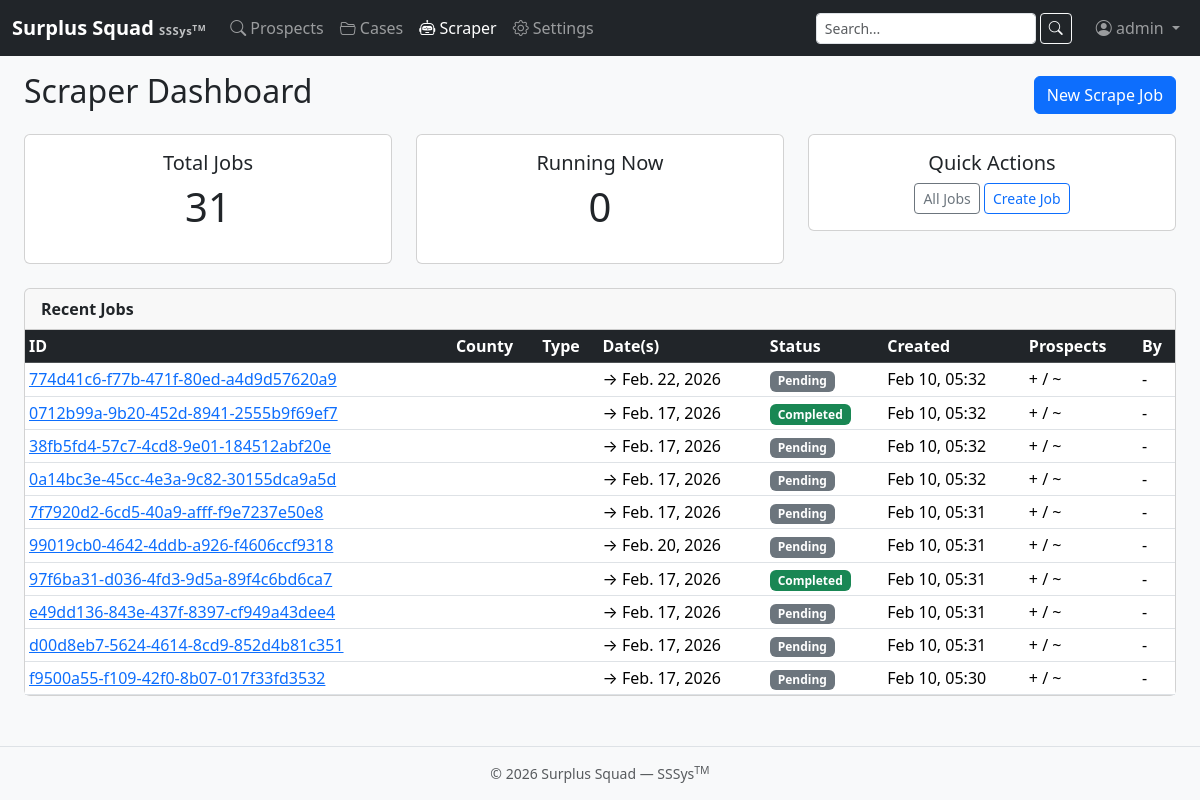
Page /scraper/ (signed in) on the committed database.
### apps/scraper/models.py (models this page shows, shortened)
class ScrapingJob(models.Model):
    STATUS_CHOICES = [
        ('pending', 'Pending'),
        ('running', 'Running'),
        ('completed', 'Completed'),
        ('failed', 'Failed'),
    ]
    id = models.UUIDField(primary_key=True, default=uuid.uuid4, editable=False)
    name = models.CharField(max_length=255, help_text="Descriptive name for the job")
    group_name = models.CharField(
        max_length=255,
        blank=True,
        default='',
        help_text="Optional label used to group related jobs",
    )
    state = models.CharField(max_length=10, default='FL', help_text="State code (e.g., 'FL')")
    county = models.CharField(max_length=150, help_text="County name")
    status = models.CharField(max_length=32, choices=STATUS_CHOICES, default='pending')
    created_by = models.ForeignKey(User, on_delete=models.SET_NULL, null=True, blank=True, related_name='scraping_jobs')
    start_date = models.DateField()
    end_date = models.DateField()
    rows_processed = models.IntegerField(default=0)
    rows_success = models.IntegerField(default=0)
    rows_failed = models.IntegerField(default=0)
    custom_params = models.JSONField(default=dict, blank=True, help_text="Custom parameters as JSON")
    is_active = models.BooleanField(default=True, help_text="Soft delete flag")
    task_id = models.CharField(max_length=255, blank=True, help_text="Thread ID or execution identifier")
    created_at = models.DateTimeField(auto_now_add=True)
    updated_at = models.DateTimeField(auto_now=True)
    class Meta:
        ordering = ['-created_at']
        verbose_name_plural = "Scraping Jobs"

### apps/scraper/views.py (the view)
# urls.py: path("", views.DashboardView.as_view(), name="dashboard_v2"),
class DashboardView(AdminRequiredMixin, TemplateView):
    template_name = "scraper/dashboard.html"
    def get_context_data(self, **kwargs):
        ctx = super().get_context_data(**kwargs)
        total_jobs = ScrapingJob.objects.filter(is_active=True).count()
        pending_jobs = ScrapingJob.objects.filter(status='pending', is_active=True).count()
        running_jobs = ScrapingJob.objects.filter(status='running', is_active=True).count()
        completed_jobs = ScrapingJob.objects.filter(status='completed', is_active=True).count()
        failed_jobs = ScrapingJob.objects.filter(status='failed', is_active=True).count()
        recent_jobs = ScrapingJob.objects.filter(is_active=True).order_by('-created_at')[:10]
        recent_errors = JobError.objects.select_related('job').order_by('-created_at')[:10]
        jobs_by_state = ScrapingJob.objects.filter(is_active=True).values('state').annotate(
            count=Count('id'),
            failed=Count('id', filter=Q(status='failed')),
            success=Count('id', filter=Q(status='completed'))
        )
        ctx.update({
            'total_jobs': total_jobs,
            'pending_jobs': pending_jobs,
            'running_jobs': running_jobs,
            'completed_jobs': completed_jobs,
            'failed_jobs': failed_jobs,
            'recent_jobs': recent_jobs,
            'recent_errors': recent_errors,
            'jobs_by_state': jobs_by_state,
        })
        return ctx

### apps/accounts/mixins.py (called while the page is built)
    def test_func(self):
        user = self.request.user
        return hasattr(user, 'profile') and user.profile.is_admin

### apps/accounts/models.py (called while the page is built)
    @property
    def can_view_prospects(self):
        return self.role in {self.ROLE_PROSPECTS_ONLY, self.ROLE_BOTH, self.ROLE_ADMIN}

    @property
    def can_view_cases(self):
        return self.role in {self.ROLE_CASES_ONLY, self.ROLE_BOTH, self.ROLE_ADMIN}

    @property
    def is_admin(self):
        return self.role == self.ROLE_ADMIN or self.user.is_superuser

### templates/scraper/dashboard.html (shortened to what this page needs)
{% extends "base.html" %}
{% block content %}
<div class="d-flex justify-content-between align-items-center mb-3">
  <h2>Scraper Dashboard</h2>
  <a href="{% url 'scraper:job_create' %}" class="btn btn-primary">New Scrape Job</a>
</div>
<div class="row mb-4">
  <div class="col-md-4">
    <div class="card text-center">
      <div class="card-body">
        <h5 class="card-title">Total Jobs</h5>
        <p class="display-6">{{ total_jobs }}</p>
      </div>
    </div>
  </div>
  <div class="col-md-4">
    <div class="card text-center">
      <div class="card-body">
        <h5 class="card-title">Running Now</h5>
        <p class="display-6 {% if running_jobs > 0 %}text-warning{% endif %}">{{ running_jobs }}</p>
      </div>
    </div>
  </div>
  <div class="col-md-4">
    <div class="card text-center">
      <div class="card-body">
        <h5 class="card-title">Quick Actions</h5>
        <a href="{% url 'scraper:job_list' %}" class="btn btn-outline-secondary btn-sm">All Jobs</a>
        <a href="{% url 'scraper:job_create' %}" class="btn btn-outline-primary btn-sm">Create Job</a>
      </div>
    </div>
  </div>
</div>
<div class="card">
  <div class="card-header"><strong>Recent Jobs</strong></div>
  <div class="table-responsive">
    <table class="table table-hover table-sm mb-0">
      <thead class="table-dark">
        <tr>
          <th>ID</th>
          <th>County</th>
          <th>Type</th>
          <th>Date(s)</th>
          <th>Status</th>
          <th>Created</th>
          <th>Prospects</th>
          <th>By</th>
        </tr>
      </thead>
      <tbody>
        {% for job in recent_jobs %}
        <tr>
          <td><a href="{% url 'scraper:job_detail' job.pk %}">{{ job.pk }}</a></td>
          <td>{{ job.county.name }}</td>
          <td></td>
          <td>
            {{ job.target_date }}{% if job.end_date %} &rarr; {{ job.end_date }}{% endif %}
          </td>
          <td>
            {% if job.status == "completed" %}<span class="badge bg-success">Completed</span>
            {% elif job.status == "running" %}<span class="badge bg-warning text-dark">Running</span>
            {% elif job.status == "failed" %}<span class="badge bg-danger">Failed</span>
            {% else %}<span class="badge bg-secondary">Pending</span>{% endif %}
          </td>
          <td>{{ job.created_at|date:"M d, H:i" }}</td>
          <td>+{{ job.prospects_created }} / ~{{ job.prospects_updated }}</td>
          <td>{{ job.triggered_by.username|default:"-" }}</td>
        </tr>
        {% empty %}
        <tr><td colspan="8" class="text-center text-muted">No scrape jobs yet.</td></tr>
        {% endfor %}
      </tbody>
    </table>
  </div>
</div>
{% endblock %}

### templates/includes/navbar.html (shortened to what this page needs)
<nav class="navbar navbar-expand-lg navbar-dark bg-dark">
  <div class="container-fluid">
    <a class="navbar-brand d-flex flex-column lh-1" href="{% url 'dashboard:home' %}">
      <span class="fw-bold">Surplus Squad
      <small class="text-light opacity-75" style="font-size:.7rem;">SSSys<sup>TM</sup></small>
    </span>
    </a>
    <div class="collapse navbar-collapse" id="mainNav">
      {% if user.is_authenticated %}
      <ul class="navbar-nav me-auto">
        {% if user.profile.can_view_prospects or user.is_superuser %}
        <li class="nav-item">
          <a class="nav-link {% if request.resolver_match.app_name == 'prospects' %}active{% endif %}"
             href="{% url 'prospects:type_select' %}">
            <i class="bi bi-search"></i> Prospects
          </a>
        </li>
        {% endif %}
        {% if user.profile.can_view_cases or user.is_superuser %}
        <li class="nav-item">
          <a class="nav-link {% if request.resolver_match.app_name == 'cases' %}active{% endif %}"
             href="{% url 'cases:list' %}">
            <i class="bi bi-folder2-open"></i> Cases
          </a>
        </li>
        {% endif %}
        {% if user.profile.is_admin or user.is_superuser %}
        <li class="nav-item">
          <a class="nav-link {% if request.resolver_match.app_name == 'scraper' %}active{% endif %}"
             href="{% url 'scraper:dashboard' %}">
            <i class="bi bi-robot"></i> Scraper
          </a>
        </li>
        <li class="nav-item">
          <a class="nav-link {% if request.resolver_match.app_name == 'settings_app' %}active{% endif %}"
             href="{% url 'settings_app:home' %}">
            <i class="bi bi-gear"></i> Settings
          </a>
        </li>
        {% endif %}
      </ul>
      <form class="d-flex me-3" method="get" action="{% url 'search' %}">
        <input class="form-control form-control-sm me-1" type="search" name="q" placeholder="Search..." aria-label="Search" value="{{ request.GET.q|default:'' }}">
        <button class="btn btn-sm btn-outline-light" type="submit"><i class="bi bi-search"></i></button>
      </form>
      <ul class="navbar-nav">
        <li class="nav-item dropdown">
          <a class="nav-link dropdown-toggle" href="#" id="userMenu"
             role="button" data-bs-toggle="dropdown" aria-expanded="false">
            <i class="bi bi-person-circle"></i> {{ user.get_full_name|default:user.username }}
          </a>
        </li>
      </ul>
      {% endif %}
    </div>
  </div>
</nav>

### static/css/style.css (style rules this page uses)
body { min-height: 100vh; display: flex; flex-direction: column; background-color: #f8f9fa; }
.navbar-brand small { letter-spacing: .05em; }
.card { transition: box-shadow .15s ease-in-out; }
.table th { white-space: nowrap; }

### rows in the picture
ScrapingJob: pk "774d41c6-f77b-471f-80ed-a4d9d57620a9", end_date "Feb. 22, 2026", status "Pending", created_at "Feb 10, 05:32", triggered_by.username "-"
ScrapingJob: pk "0712b99a-9b20-452d-8941-2555b9f69ef7", end_date "Feb. 17, 2026", status "Completed", created_at "Feb 10, 05:32", triggered_by.username "-"
ScrapingJob: pk "38fb5fd4-57c7-4cd8-9e01-184512abf20e", end_date "Feb. 17, 2026", status "Pending", created_at "Feb 10, 05:32", triggered_by.username "-"
ScrapingJob: pk "0a14bc3e-45cc-4e3a-9c82-30155dca9a5d", end_date "Feb. 17, 2026", status "Pending", created_at "Feb 10, 05:32", triggered_by.username "-"
ScrapingJob: pk "7f7920d2-6cd5-40a9-afff-f9e7237e50e8", end_date "Feb. 17, 2026", status "Pending", created_at "Feb 10, 05:31", triggered_by.username "-"
ScrapingJob: pk "99019cb0-4642-4ddb-a926-f4606ccf9318", end_date "Feb. 20, 2026", status "Pending", created_at "Feb 10, 05:31", triggered_by.username "-"
ScrapingJob: pk "97f6ba31-d036-4fd3-9d5a-89f4c6bd6ca7", end_date "Feb. 17, 2026", status "Completed", created_at "Feb 10, 05:31", triggered_by.username "-"
ScrapingJob: pk "e49dd136-843e-437f-8397-cf949a43dee4", end_date "Feb. 17, 2026", status "Pending", created_at "Feb 10, 05:31", triggered_by.username "-"
ScrapingJob: pk "d00d8eb7-5624-4614-8cd9-852d4b81c351", end_date "Feb. 17, 2026", status "Pending", created_at "Feb 10, 05:31", triggered_by.username "-"
ScrapingJob: pk "f9500a55-f109-42f0-8b07-017f33fd3532", end_date "Feb. 17, 2026", status "Pending", created_at "Feb 10, 05:30", triggered_by.username "-"

### other values in the picture
{{ user.get_full_name|default:user.username }} "admin"
{{ total_jobs }} "31"
{{ running_jobs }} "0"
